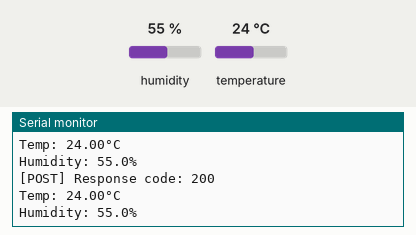
Simulated run of this program. Board: ESP32. Parts: the last lines printed to the serial monitor. Inputs (shaded band) come from the test bench; at power-on: humidity 55 %, temperature 24 °C. WiFi joins after 1.5 s; servers stay silent unless stated; uploads are accepted with an empty reply.

Above: at 2.7 s.
2.8 s: humidity set to 22 %
At 3.14 s:
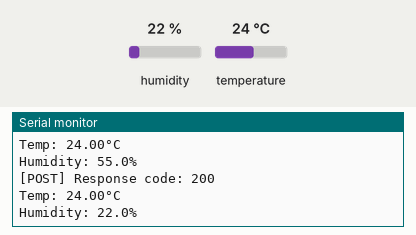
4.3 s: temperature set to 12 °C
At 4.62 s:
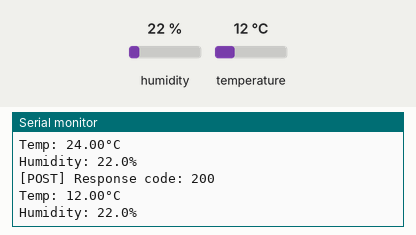
5.8 s: humidity set to 40 %
At 6.09 s:
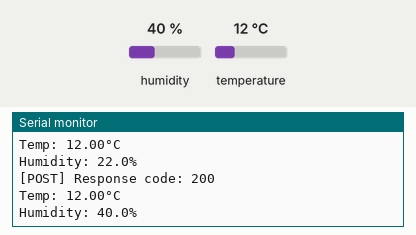
Timing chart, 0 to 8.8 s (numbered marks = the images above; inputs shaded):
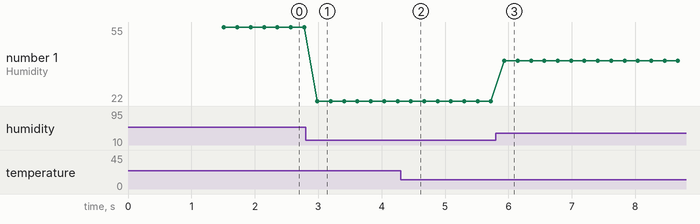

Measured:
- after the input at 2.8 s, the serial monitor: prints a new line after 0.19 s (image 1)
- after the input at 4.3 s, the serial monitor: prints a new line after 0.16 s (image 2)
- after the input at 5.8 s, the serial monitor: prints a new line after 0.14 s (image 3)
- plotted number 1: 22 → 40 after the input at 5.8 s

The program:

main.cpp
```cpp
#include <Arduino.h>
#include "DHTesp.h"
#include <WiFi.h>
#include <HTTPClient.h>
#include <ArduinoJson.h>
#include "config.h"


// ── DHT22 Setup
const int DHT_PIN = 15;
DHTesp dhtSensor;

const float TEMP_MIN = -40.0;
const float TEMP_MAX =  80.0;
const float HUM_MIN  =   0.0;
const float HUM_MAX  = 100.0;

void connectToWiFi() {
  Serial.print("Connecting to WiFi");
  WiFi.begin(WIFI_SSID, WIFI_PASSWORD);

  while (WiFi.status() != WL_CONNECTED) {
    delay(500);
    Serial.print(".");
  }

  Serial.println("\nWiFi Connected!");
}


bool validateReadings(float temperature, float humidity) {
 if (isnan(temperature) || isnan(humidity)) {
    Serial.println("[ERROR] Sensor returned NaN — skipping post.");
    return false;
  }
  if (temperature < TEMP_MIN || temperature > TEMP_MAX) {
    Serial.printf("[ERROR] Temperature %.2f°C out of range [%.0f, %.0f] — skipping post.\n",
                  temperature, TEMP_MIN, TEMP_MAX);
    return false;
  }
  if (humidity < HUM_MIN || humidity > HUM_MAX) {
    Serial.printf("[ERROR] Humidity %.1f%% out of range [%.0f, %.0f] — skipping post.\n",
                  humidity, HUM_MIN, HUM_MAX);
    return false;
  }
 return true;
}


void setup() {
    Serial.begin(115200);

    dhtSensor.setup(DHT_PIN, DHTesp::DHT22);  // ← add this
    Serial.println("DHT22 initialised on GPIO " + String(DHT_PIN));

    connectToWiFi();
}

// postSensorData is its OWN function — this is where all the JSON and HTTP work happens
void postSensorData(float temperature, float humidity) {

  // build the JSON body
  StaticJsonDocument<256> doc;
  doc["sensor_type"] = "DHT22";
  JsonObject values = doc.createNestedObject("values");
  values["temperature"] = serialized(String(temperature, 2));
  values["humidity"]    = serialized(String(humidity, 1));
  String body;
  serializeJson(doc, body);

  // send it
  HTTPClient http;
  http.begin(SERVER_URL);
  http.addHeader("Content-Type", "application/json");
  http.addHeader("api-key", API_KEY);
  int statusCode = http.POST(body);

  if (statusCode > 0) {
    Serial.printf("[POST] Response code: %d\n", statusCode);
  } else {
    Serial.printf("[ERROR] HTTP POST failed: %s\n", http.errorToString(statusCode).c_str());
  }

  http.end();
}

// loop just READS and CALLS postSensorData
void loop() {
  TempAndHumidity data = dhtSensor.getTempAndHumidity();
  Serial.println("Temp: " + String(data.temperature, 2) + "°C");
  Serial.println("Humidity: " + String(data.humidity, 1) + "%");

  if (validateReadings(data.temperature, data.humidity)) {
    postSensorData(data.temperature, data.humidity);  // sends the data
  }
}
```

config.h
```cpp
#ifndef CONFIG_H
#define CONFIG_H

// ── WiFi Credentials ──────────────────────────────────────────────
const char* WIFI_SSID     = "Wokwi-GUEST";
const char* WIFI_PASSWORD = "";

// ── API Config ────────────────────────────────────────────────────
const char* SERVER_URL = "https://ecse3038-lab5-tester-2026.onrender.com/api/sensor";
const char* API_KEY    = "Alejandra#5769";

#endif
```
